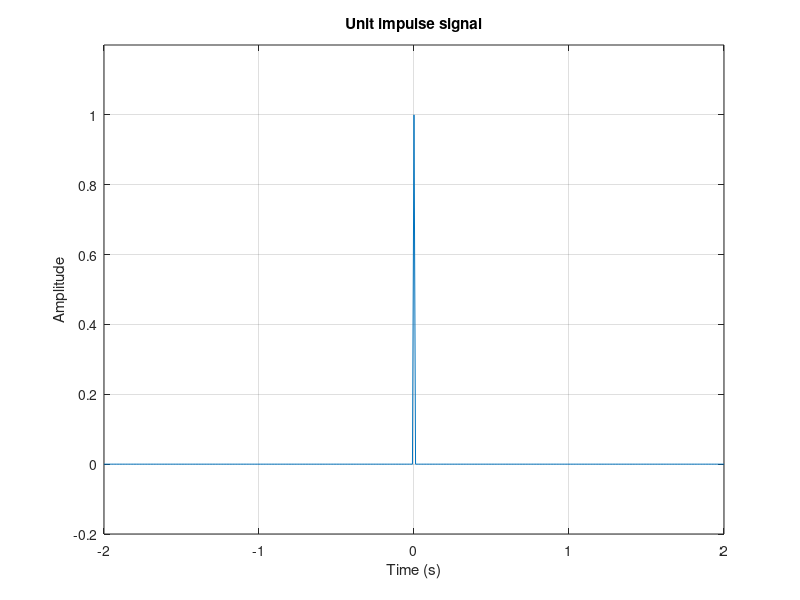

Recreate this plot in MATLAB.
%name: Muhtasim Redwan
%date: 18/09/2024
%description: unit imuplse signal 

duration = 4;
fs = 100; % sampling frequency

t = -duration/2:1/fs:duration/2;

unit_impulse_signal = t == 0;

plot(t, unit_impulse_signal);
ylim([-.2 1.2]);
xlabel("Time (s)");
ylabel("Amplitude");
title("Unit impulse signal");
grid on;